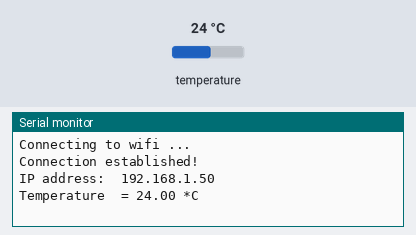
This sketch was run on a simulated ESP8266 (NodeMCU). Parts: the last lines printed to the serial monitor. The inputs (shaded band) are chosen by the test bench; at power-on: temperature 24 °C. WiFi joins after 1.5 s; servers stay silent unless stated.

Above: at 6.2 s.
6.3 s: temperature set to 12 °C
At 6.8 s:
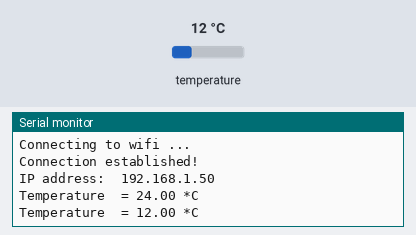
7.8 s: temperature set to 19 °C
At 9.8 s:
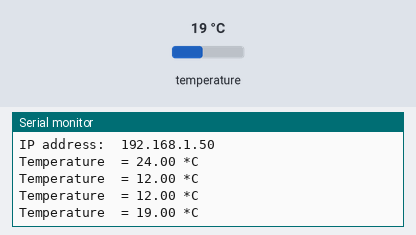
Timing chart, 0 to 11.3 s (numbered marks = the images above; inputs shaded):
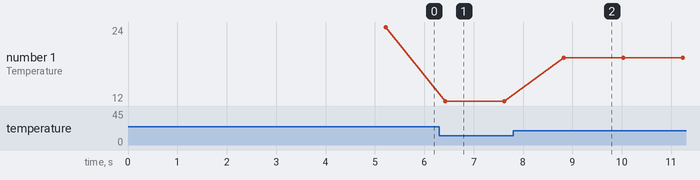

Measured:
- after the input at 6.3 s, the serial monitor: prints a new line after 0.12 s (image 1)
- after the input at 7.8 s, the serial monitor: prints a new line after 1.0 s (image 2)
- plotted number 1: 24 → 12 after the input at 6.3 s, 12 → 19 after the input at 7.8 s

The sketch:

esp8266_temperature_via_tcp.ino
```cpp
#include  <Adafruit_BMP280.h>
#include <ESP8266WiFi.h>

Adafruit_BMP280 bmp;

const char* ssid     = "wifi";         // The SSID (name) of the Wi-Fi network you want to connect to
const char* password = "password";


void setup()  {
  Serial.begin(9600);
  WiFi.begin(ssid, password);
  delay(5000);
  Serial.print("Connecting to ");
  Serial.print(ssid);
  Serial.println(" ...");

  int i = 0;
  while (WiFi.status() != WL_CONNECTED) { // Wait for the Wi-Fi to connect
    delay(1000);
    Serial.print(++i); Serial.print(' ');
  }

  Serial.println('\n');
  Serial.println("Connection established!");
  Serial.print("IP address:\t");
  Serial.println(WiFi.localIP());         // Send the IP address of the ESP8266 to the computer

  if  (!bmp.begin()) {
    Serial.println(F("Could not find a valid BMP280 sensor,  check wiring!"));
    while (1);
  }

  // /* Default settings from datasheet.  */
  bmp.setSampling(Adafruit_BMP280::MODE_NORMAL,     /* Operating Mode. */
                  Adafruit_BMP280::SAMPLING_X2,     /* Temp. oversampling */
                  Adafruit_BMP280::SAMPLING_X16,    /* Pressure oversampling */
                  Adafruit_BMP280::FILTER_X16,      /* Filtering. */
                  Adafruit_BMP280::STANDBY_MS_500);  /* Standby time. */

}

void loop() {
    WiFiClient client;
    while(!client.connect("<ip_raspberry>",8080)){
      delay(500);
      Serial.println("Unable to connect to raspberry!");
    }
    client.print(bmp.readTemperature());
    client.stop();

    Serial.print(F("Temperature  = "));
    Serial.print(bmp.readTemperature());
    Serial.println(" *C");
    delay(1000);
}
```
